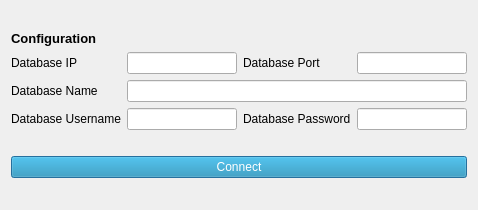
<?xml version="1.0" encoding="UTF-8"?>
<ui version="4.0">
 <class>Dialog</class>
 <widget class="QDialog" name="Dialog">
  <property name="geometry">
   <rect>
    <x>0</x>
    <y>0</y>
    <width>478</width>
    <height>210</height>
   </rect>
  </property>
  <property name="windowTitle">
   <string>Dialog</string>
  </property>
  <property name="styleSheet">
   <string notr="true">QToolTip {
    border: 1px solid #4D4D4D;
    background-color: #5A7566;
    color: white;
    padding: 0px;                /*remove padding, for fix combobox tooltip.*/
    opacity: 200;
}

QWidget {
    color: #000000;
    background-color: #E5E5E5;
    selection-background-color: #05B8CC;
    selection-color: #000000;
    background-clip: border;
    border-image: none;
    border: 0px transparent black;
    outline: 0;
}

QWidget:item:hover {
    background-color: #76797C;
    color: #000000;
}

QWidget:item:selected {
    background-color: #76797C;
}

QCheckBox {
    spacing: 5px;
    outline: none;
    color: #000000;
    margin-bottom: 2px;
}

QCheckBox:disabled {
    color: #4D4D4D;
}

QCheckBox::indicator,
QGroupBox::indicator {
    width: 18px;
    height: 18px;
}

QGroupBox::indicator {
    margin-left: 2px;
}

QCheckBox::indicator:unchecked,
QGroupBox::indicator:unchecked {
    image: url(:/qss_icons/rc/checkbox_unchecked.png);
}

QCheckBox::indicator:unchecked:hover,
QCheckBox::indicator:unchecked:focus,
QCheckBox::indicator:unchecked:pressed,
QGroupBox::indicator:unchecked:hover,
QGroupBox::indicator:unchecked:focus,
QGroupBox::indicator:unchecked:pressed {
    border: none;
    image: url(:/qss_icons/rc/checkbox_unchecked_focus.png);
}

QCheckBox::indicator:checked,
QGroupBox::indicator:checked {
    image: url(:/qss_icons/rc/checkbox_checked.png);
}

QCheckBox::indicator:checked:hover,
QCheckBox::indicator:checked:focus,
QCheckBox::indicator:checked:pressed,
QGroupBox::indicator:checked:hover,
QGroupBox::indicator:checked:focus,
QGroupBox::indicator:checked:pressed {
    border: none;
    image: url(:/qss_icons/rc/checkbox_checked_focus.png);
}

QCheckBox::indicator:indeterminate {
    image: url(:/qss_icons/rc/checkbox_indeterminate.png);
}

QCheckBox::indicator:indeterminate:focus,
QCheckBox::indicator:indeterminate:hover,
QCheckBox::indicator:indeterminate:pressed {
    image: url(:/qss_icons/rc/checkbox_indeterminate_focus.png);
}

QCheckBox::indicator:checked:disabled,
QGroupBox::indicator:checked:disabled {
    image: url(:/qss_icons/rc/checkbox_checked_disabled.png);
}

QCheckBox::indicator:unchecked:disabled,
QGroupBox::indicator:unchecked:disabled {
    image: url(:/qss_icons/rc/checkbox_unchecked_disabled.png);
}

QRadioButton {
    spacing: 5px;
    outline: none;
    color: #000000;
    margin-bottom: 2px;
}

QRadioButton:disabled {
    color: #4D4D4D;
}

QRadioButton::indicator {
    width: 21px;
    height: 21px;
}

QRadioButton::indicator:unchecked {
    image: url(:/qss_icons/rc/radio_unchecked.png);
}

QRadioButton::indicator:unchecked:hover,
QRadioButton::indicator:unchecked:focus,
QRadioButton::indicator:unchecked:pressed {
    border: none;
    outline: none;
    image: url(:/qss_icons/rc/radio_unchecked_focus.png);
}

QRadioButton::indicator:checked {
    border: none;
    outline: none;
    image: url(:/qss_icons/rc/radio_checked.png);
}

QRadioButton::indicator:checked:hover,
QRadioButton::indicator:checked:focus,
QRadioButton::indicator:checked:pressed {
    border: none;
    outline: none;
    image: url(:/qss_icons/rc/radio_checked_focus.png);
}

QRadioButton::indicator:checked:disabled {
    outline: none;
    image: url(:/qss_icons/rc/radio_checked_disabled.png);
}

QRadioButton::indicator:unchecked:disabled {
    image: url(:/qss_icons/rc/radio_unchecked_disabled.png);
}

QMenuBar {
    background-color: #E5E5E5;
    color: #000000;
}

QMenuBar::item {
    background: transparent;
}

QMenuBar::item:selected {
    background: transparent;
    border: 1px solid #4D4D4D;
}

QMenuBar::item:pressed {
    border: 1px solid #4D4D4D;
    background-color: #05B8CC;
    color: #000000;
    margin-bottom: -1px;
    padding-bottom: 1px;
}

QMenu {
    border: 1px solid #4D4D4D;
    color: #000000;
    margin: 2px;
}

QMenu::icon {
    margin: 5px;
}

QMenu::item {
    padding: 5px 30px 5px 30px;
    border: 1px solid transparent;
    /* reserve space for selection border */
}

QMenu::item:selected {
    color: #000000;
}

QMenu::separator {
    height: 2px;
    background: lightblue;
    margin-left: 10px;
    margin-right: 5px;
}

QMenu::indicator {
    width: 18px;
    height: 18px;
}


/* non-exclusive indicator = check box style indicator
   (see QActionGroup::setExclusive) */

QMenu::indicator:non-exclusive:unchecked {
    image: url(:/qss_icons/rc/checkbox_unchecked.png);
}

QMenu::indicator:non-exclusive:unchecked:selected {
    image: url(:/qss_icons/rc/checkbox_unchecked_disabled.png);
}

QMenu::indicator:non-exclusive:checked {
    image: url(:/qss_icons/rc/checkbox_checked.png);
}

QMenu::indicator:non-exclusive:checked:selected {
    image: url(:/qss_icons/rc/checkbox_checked_disabled.png);
}


/* exclusive indicator = radio button style indicator (see QActionGroup::setExclusive) */

QMenu::indicator:exclusive:unchecked {
    image: url(:/qss_icons/rc/radio_unchecked.png);
}

QMenu::indicator:exclusive:unchecked:selected {
    image: url(:/qss_icons/rc/radio_unchecked_disabled.png);
}

QMenu::indicator:exclusive:checked {
    image: url(:/qss_icons/rc/radio_checked.png);
}

QMenu::indicator:exclusive:checked:selected {
    image: url(:/qss_icons/rc/radio_checked_disabled.png);
}

QMenu::right-arrow {
    margin: 5px;
    image: url(:/qss_icons/rc/right_arrow.png)
}

QWidget:disabled {
    color: #454545;
    background-color: #E5E5E5;
}

QComboBox:disabled,
QComboBox::down-arrow:disabled {
    background-color: #FFFFFF;
    image: url(:/qss_icons/rc/right_arrow.png)
}

QAbstractItemView {
    alternate-background-color: #E5E5E5;
    color: #000000;
    border: 1px solid #3A3939;
    border-radius: 2px;
}

QWidget:focus,
QMenuBar:focus {
    border: 1px solid #05B8CC;
}

QTabWidget:focus,
QCheckBox:focus,
QRadioButton:focus,
QSlider:focus {
    border: none;
}

QLineEdit {
    background-color: #CECECE;
    padding: 5px;
    border-style: solid;
    border: 1px solid #4D4D4D;
    border-radius: 2px;
    color: #000000;
}

QAbstractItemView QLineEdit {
    padding: 0;
}

QGroupBox {
    border: 1px solid #4D4D4D;
    border-radius: 2px;
    margin-top: 20px;
}

QGroupBox::title {
    subcontrol-origin: margin;
    subcontrol-position: top center;
    padding-left: 10px;
    padding-right: 10px;
    padding-top: 10px;
}

QAbstractScrollArea {
    border-radius: 2px;
    border: 1px solid #4D4D4D;
    background-color: transparent;
}

QScrollBar:horizontal {
    height: 15px;
    margin: 3px 15px 3px 15px;
    border: 1px transparent #2A2929;
    border-radius: 4px;
    background-color: #2A2929;
}

QScrollBar::handle:horizontal {
    background-color: #605F5F;
    min-width: 5px;
    border-radius: 4px;
}

QScrollBar::add-line:horizontal {
    margin: 0px 3px 0px 3px;
    border-image: url(:/qss_icons/rc/right_arrow_disabled.png);
    width: 10px;
    height: 10px;
    subcontrol-position: right;
    subcontrol-origin: margin;
}

QScrollBar::sub-line:horizontal {
    margin: 0px 3px 0px 3px;
    border-image: url(:/qss_icons/rc/left_arrow_disabled.png);
    height: 10px;
    width: 10px;
    subcontrol-position: left;
    subcontrol-origin: margin;
}

QScrollBar::add-line:horizontal:hover,
QScrollBar::add-line:horizontal:on {
    border-image: url(:/qss_icons/rc/right_arrow.png);
    height: 10px;
    width: 10px;
    subcontrol-position: right;
    subcontrol-origin: margin;
}

QScrollBar::sub-line:horizontal:hover,
QScrollBar::sub-line:horizontal:on {
    border-image: url(:/qss_icons/rc/left_arrow.png);
    height: 10px;
    width: 10px;
    subcontrol-position: left;
    subcontrol-origin: margin;
}

QScrollBar::up-arrow:horizontal,
QScrollBar::down-arrow:horizontal {
    background: none;
}

QScrollBar::add-page:horizontal,
QScrollBar::sub-page:horizontal {
    background: none;
}

QScrollBar:vertical {
    background-color: #2A2929;
    width: 15px;
    margin: 15px 3px 15px 3px;
    border: 1px transparent #2A2929;
    border-radius: 4px;
}

QScrollBar::handle:vertical {
    background-color: #605F5F;
    min-height: 5px;
    border-radius: 4px;
}

QScrollBar::sub-line:vertical {
    margin: 3px 0px 3px 0px;
    border-image: url(:/qss_icons/rc/up_arrow_disabled.png);
    height: 10px;
    width: 10px;
    subcontrol-position: top;
    subcontrol-origin: margin;
}

QScrollBar::add-line:vertical {
    margin: 3px 0px 3px 0px;
    border-image: url(:/qss_icons/rc/down_arrow_disabled.png);
    height: 10px;
    width: 10px;
    subcontrol-position: bottom;
    subcontrol-origin: margin;
}

QScrollBar::sub-line:vertical:hover,
QScrollBar::sub-line:vertical:on {
    border-image: url(:/qss_icons/rc/up_arrow.png);
    height: 10px;
    width: 10px;
    subcontrol-position: top;
    subcontrol-origin: margin;
}

QScrollBar::add-line:vertical:hover,
QScrollBar::add-line:vertical:on {
    border-image: url(:/qss_icons/rc/down_arrow.png);
    height: 10px;
    width: 10px;
    subcontrol-position: bottom;
    subcontrol-origin: margin;
}

QScrollBar::up-arrow:vertical,
QScrollBar::down-arrow:vertical {
    background: none;
}

QScrollBar::add-page:vertical,
QScrollBar::sub-page:vertical {
    background: none;
}

QTextEdit {
    background-color: #CECECE;
    color: #000000;
    border: 1px solid #4D4D4D;
}

QPlainTextEdit {
    background-color: #CECECE;
    ;
    color: #000000;
    border-radius: 2px;
    border: 1px solid #4D4D4D;
}

QHeaderView::section {
    background-color: #4D4D4D;
    color: #000000;
    padding: 5px;
    border: 1px solid #4D4D4D;
}

QSizeGrip {
    image: url(:/qss_icons/rc/sizegrip.png);
    width: 12px;
    height: 12px;
}

QMainWindow::separator {
    background-color: #E5E5E5;
    color: white;
    padding-left: 4px;
    spacing: 2px;
    border: 1px dashed #4D4D4D;
}

QMainWindow::separator:hover {
    background-color: #787876;
    color: white;
    padding-left: 4px;
    border: 1px solid #4D4D4D;
    spacing: 2px;
}

QMenu::separator {
    height: 1px;
    background-color: #4D4D4D;
    color: white;
    padding-left: 4px;
    margin-left: 10px;
    margin-right: 5px;
}

QFrame {
    border-radius: 2px;
    border: 1px solid #4D4D4D;
}

QFrame[frameShape=&quot;0&quot;] {
    border-radius: 2px;
    border: 1px transparent #4D4D4D;
}

QStackedWidget {
    border: 1px transparent black;
}

QToolBar {
    border: 1px transparent #393838;
    background: 1px solid #E5E5E5;
    font-weight: bold;
}

QToolBar::handle:horizontal {
    image: url(:/qss_icons/rc/Hmovetoolbar.png);
}

QToolBar::handle:vertical {
    image: url(:/qss_icons/rc/Vmovetoolbar.png);
}

QToolBar::separator:horizontal {
    image: url(:/qss_icons/rc/Hsepartoolbar.png);
}

QToolBar::separator:vertical {
    image: url(:/qss_icons/rc/Vsepartoolbar.png);
}

QToolButton#qt_toolbar_ext_button {
    background: #58595a
}

QPushButton {
    color: #000000;
    background-color: #E5E5E5;
    border-width: 1px;
    border-color: #4D4D4D;
    border-style: solid;
    padding: 5px;
    border-radius: 2px;
    outline: none;
}

QPushButton:disabled {
    background-color: #E5E5E5;
    border-width: 1px;
    border-color: #454545;
    border-style: solid;
    padding-top: 5px;
    padding-bottom: 5px;
    padding-left: 10px;
    padding-right: 10px;
    border-radius: 2px;
    color: #454545;
}

QPushButton:focus {
    background-color: #05B8CC;
    color: white;
}

QPushButton:pressed {
    background-color: #05B8CC;
    padding-top: -15px;
    padding-bottom: -17px;
}

QComboBox {
    selection-background-color: #05B8CC;
    border-style: solid;
    border: 1px solid #4D4D4D;
    border-radius: 2px;
    padding: 5px;
    min-width: 75px;
}

QPushButton:checked {
    background-color: #4D4D4D;
    border-color: #6A6969;
}

QComboBox:hover,
QPushButton:hover,
QAbstractSpinBox:hover,
QLineEdit:hover,
QTextEdit:hover,
QPlainTextEdit:hover,
QAbstractView:hover,
QTreeView:hover {
    border: 1px solid #05B8CC;
    color: #000000;
}

QComboBox:on {
    padding-top: 3px;
    padding-left: 4px;
    selection-background-color: #4a4a4a;
}

QComboBox QAbstractItemView {
    background-color: #CECECE;
    border-radius: 2px;
    border: 1px solid #4D4D4D;
    selection-background-color: #76797C;
}

QComboBox::drop-down {
    subcontrol-origin: padding;
    subcontrol-position: top right;
    width: 15px;
    border-left-width: 0px;
    border-left-color: darkgray;
    border-left-style: solid;
    border-top-right-radius: 3px;
    border-bottom-right-radius: 3px;
}

QComboBox::down-arrow {
    image: url(:/qss_icons/rc/down_arrow_disabled.png);
}

QComboBox::down-arrow:on,
QComboBox::down-arrow:hover,
QComboBox::down-arrow:focus {
    image: url(:/qss_icons/rc/down_arrow.png);
}

QAbstractSpinBox {
    padding: 5px;
    border: 1px solid #4D4D4D;
    background-color: #CECECE;
    color: #000000;
    border-radius: 2px;
    min-width: 75px;
}

QAbstractSpinBox:up-button {
    background-color: transparent;
    subcontrol-origin: border;
    subcontrol-position: center right;
}

QAbstractSpinBox:down-button {
    background-color: transparent;
    subcontrol-origin: border;
    subcontrol-position: center left;
}

QAbstractSpinBox::up-arrow,
QAbstractSpinBox::up-arrow:disabled,
QAbstractSpinBox::up-arrow:off {
    image: url(:/qss_icons/rc/up_arrow_disabled.png);
    width: 10px;
    height: 10px;
}

QAbstractSpinBox::up-arrow:hover {
    image: url(:/qss_icons/rc/up_arrow.png);
}

QAbstractSpinBox::down-arrow,
QAbstractSpinBox::down-arrow:disabled,
QAbstractSpinBox::down-arrow:off {
    image: url(:/qss_icons/rc/down_arrow_disabled.png);
    width: 10px;
    height: 10px;
}

QAbstractSpinBox::down-arrow:hover {
    image: url(:/qss_icons/rc/down_arrow.png);
}

QLabel {
    border: 0px solid black;
}

QTabWidget {
    border: 0px transparent black;
}

QTabWidget::pane {
    border: 1px solid #4D4D4D;
    padding: 5px;
    margin: 0px;
}

QTabWidget::tab-bar {
    /* left: 5px; move to the right by 5px */
}

QTabBar {
    qproperty-drawBase: 0;
    border-radius: 3px;
}

QTabBar:focus {
    border: 0px transparent black;
}

QTabBar::close-button {
    image: url(:/qss_icons/rc/close.png);
    background: transparent;
}

QTabBar::close-button:hover {
    image: url(:/qss_icons/rc/close-hover.png);
    background: transparent;
}

QTabBar::close-button:pressed {
    image: url(:/qss_icons/rc/close-pressed.png);
    background: transparent;
}


/* TOP TABS */

QTabBar::tab:top {
    color: #000000;
    border: 1px solid #4D4D4D;
    border-bottom: 1px transparent black;
    background-color: #E5E5E5;
    padding: 5px;
    min-width: 50px;
    border-top-left-radius: 2px;
    border-top-right-radius: 2px;
}

QTabBar::tab:top:selected {
    color: #000000;
    background-color: #54575B;
    border: 1px solid #4D4D4D;
    border-bottom: 2px solid #05B8CC;
    border-top-left-radius: 2px;
    border-top-right-radius: 2px;
}

QTabBar::tab:top:!selected:hover {
    background-color: #05B8CC;
}


/* BOTTOM TABS */

QTabBar::tab:bottom {
    color: #000000;
    border: 1px solid #4D4D4D;
    border-top: 1px transparent black;
    background-color: #E5E5E5;
    padding: 5px;
    border-bottom-left-radius: 2px;
    border-bottom-right-radius: 2px;
    min-width: 50px;
}

QTabBar::tab:bottom:selected {
    color: #000000;
    background-color: #54575B;
    border: 1px solid #4D4D4D;
    border-top: 2px solid #05B8CC;
    border-bottom-left-radius: 2px;
    border-bottom-right-radius: 2px;
}

QTabBar::tab:bottom:!selected:hover {
    background-color: #05B8CC;
}


/* LEFT TABS */

QTabBar::tab:left {
    color: #000000;
    border: 1px solid #4D4D4D;
    border-left: 1px transparent black;
    background-color: #E5E5E5;
    padding: 5px;
    border-top-right-radius: 2px;
    border-bottom-right-radius: 2px;
    min-height: 50px;
}

QTabBar::tab:left:selected {
    color: #000000;
    background-color: #54575B;
    border: 1px solid #4D4D4D;
    border-left: 2px solid #05B8CC;
    border-top-right-radius: 2px;
    border-bottom-right-radius: 2px;
}

QTabBar::tab:left:!selected:hover {
    background-color: #05B8CC;
}


/* RIGHT TABS */

QTabBar::tab:right {
    color: #000000;
    border: 1px solid #4D4D4D;
    border-right: 1px transparent black;
    background-color: #E5E5E5;
    padding: 5px;
    border-top-left-radius: 2px;
    border-bottom-left-radius: 2px;
    min-height: 50px;
}

QTabBar::tab:right:selected {
    color: #000000;
    background-color: #54575B;
    border: 1px solid #4D4D4D;
    border-right: 2px solid #05B8CC;
    border-top-left-radius: 2px;
    border-bottom-left-radius: 2px;
}

QTabBar::tab:right:!selected:hover {
    background-color: #05B8CC;
}

QTabBar QToolButton::right-arrow:enabled {
    image: url(:/qss_icons/rc/right_arrow.png);
}

QTabBar QToolButton::left-arrow:enabled {
    image: url(:/qss_icons/rc/left_arrow.png);
}

QTabBar QToolButton::right-arrow:disabled {
    image: url(:/qss_icons/rc/right_arrow_disabled.png);
}

QTabBar QToolButton::left-arrow:disabled {
    image: url(:/qss_icons/rc/left_arrow_disabled.png);
}

QDockWidget {
    background: #E5E5E5;
    border: 1px solid #403F3F;
    titlebar-close-icon: url(:/qss_icons/rc/close.png);
    titlebar-normal-icon: url(:/qss_icons/rc/undock.png);
}

QDockWidget::close-button,
QDockWidget::float-button {
    border: 1px solid transparent;
    border-radius: 2px;
    background: transparent;
}

QDockWidget::close-button:hover,
QDockWidget::float-button:hover {
    background: rgba(255, 255, 255, 10);
}

QDockWidget::close-button:pressed,
QDockWidget::float-button:pressed {
    padding: 1px -1px -1px 1px;
    background: rgba(255, 255, 255, 10);
}

QTreeView,
QListView {
    border: 1px solid #4D4D4D;
    background-color: #CECECE;
}

QTreeView:branch:selected,
QTreeView:branch:hover {
    background: url(:/qss_icons/rc/transparent.png);
}

QTreeView::branch:has-siblings:!adjoins-item {
    border-image: url(:/qss_icons/rc/transparent.png);
}

QTreeView::branch:has-siblings:adjoins-item {
    border-image: url(:/qss_icons/rc/transparent.png);
}

QTreeView::branch:!has-children:!has-siblings:adjoins-item {
    border-image: url(:/qss_icons/rc/transparent.png);
}

QTreeView::branch:has-children:!has-siblings:closed,
QTreeView::branch:closed:has-children:has-siblings {
    image: url(:/qss_icons/rc/branch_closed.png);
}

QTreeView::branch:open:has-children:!has-siblings,
QTreeView::branch:open:has-children:has-siblings {
    image: url(:/qss_icons/rc/branch_open.png);
}

QTreeView::branch:has-children:!has-siblings:closed:hover,
QTreeView::branch:closed:has-children:has-siblings:hover {
    image: url(:/qss_icons/rc/branch_closed-on.png);
}

QTreeView::branch:open:has-children:!has-siblings:hover,
QTreeView::branch:open:has-children:has-siblings:hover {
    image: url(:/qss_icons/rc/branch_open-on.png);
}

QListView::item:!selected:hover,
QTreeView::item:!selected:hover {
    background: #76797C;
    outline: 0;
    color: #000000
}

QListView::item:selected:hover,
QTreeView::item:selected:hover {
    background: #287399;
    color: #000000;
}

QTreeView::indicator:checked,
QListView::indicator:checked {
    image: url(:/qss_icons/rc/checkbox_checked.png);
}

QTreeView::indicator:unchecked,
QListView::indicator:unchecked {
    image: url(:/qss_icons/rc/checkbox_unchecked.png);
}

QTreeView::indicator:indeterminate,
QListView::indicator:indeterminate {
    image: url(:/qss_icons/rc/checkbox_indeterminate.png);
}

QTreeView::indicator:checked:hover,
QTreeView::indicator:checked:focus,
QTreeView::indicator:checked:pressed,
QListView::indicator:checked:hover,
QListView::indicator:checked:focus,
QListView::indicator:checked:pressed {
    image: url(:/qss_icons/rc/checkbox_checked_focus.png);
}

QTreeView::indicator:unchecked:hover,
QTreeView::indicator:unchecked:focus,
QTreeView::indicator:unchecked:pressed,
QListView::indicator:unchecked:hover,
QListView::indicator:unchecked:focus,
QListView::indicator:unchecked:pressed {
    image: url(:/qss_icons/rc/checkbox_unchecked_focus.png);
}

QTreeView::indicator:indeterminate:hover,
QTreeView::indicator:indeterminate:focus,
QTreeView::indicator:indeterminate:pressed,
QListView::indicator:indeterminate:hover,
QListView::indicator:indeterminate:focus,
QListView::indicator:indeterminate:pressed {
    image: url(:/qss_icons/rc/checkbox_indeterminate_focus.png);
}

QSlider::groove:horizontal {
    border: 1px solid #565a5e;
    height: 4px;
    background: #565a5e;
    margin: 0px;
    border-radius: 2px;
}

QSlider::handle:horizontal {
    background: #CECECE;
    border: 1px solid #565a5e;
    width: 16px;
    height: 16px;
    margin: -8px 0;
    border-radius: 9px;
}

QSlider::sub-page:horizontal {
    border: 1px solid #565a5e;
    height: 4px;
    background: #05B8CC;
    margin: 0px;
    border-radius: 2px;
}

QSlider::groove:vertical {
    border: 1px solid #565a5e;
    width: 4px;
    background: #565a5e;
    margin: 0px;
    border-radius: 3px;
}

QSlider::handle:vertical {
    background: #CECECE;
    border: 1px solid #565a5e;
    width: 16px;
    height: 16px;
    margin: 0 -8px;
    border-radius: 9px;
}

QSlider::sub-page:vertical {
    border: 1px solid #565a5e;
    width: 4px;
    background: #05B8CC;
    margin: 0px;
    border-radius: 3px;
}

QToolButton {
    background-color: transparent;
    border: 1px transparent #4D4D4D;
    border-radius: 2px;
    margin: 3px;
    padding: 5px;
}

QToolButton[popupMode=&quot;1&quot;] {
    /* only for MenuButtonPopup */
    padding-right: 20px;
    /* make way for the popup button */
    border: 1px #4D4D4D;
    border-radius: 5px;
}

QToolButton[popupMode=&quot;2&quot;] {
    /* only for InstantPopup */
    padding-right: 10px;
    /* make way for the popup button */
    border: 1px #4D4D4D;
}

QToolButton:hover,
QToolButton::menu-button:hover {
    background-color: transparent;
    border: 1px solid #05B8CC;
    padding: 5px;
}

QToolButton:checked,
QToolButton:pressed,
QToolButton::menu-button:pressed {
    background-color: #05B8CC;
    border: 1px solid #05B8CC;
    padding: 5px;
}


/* the subcontrol below is used only in the InstantPopup or DelayedPopup mode */

QToolButton::menu-indicator {
    image: url(:/qss_icons/rc/down_arrow.png);
    top: -7px;
    left: -2px;
    /* shift it a bit */
}


/* the subcontrols below are used only in the MenuButtonPopup mode */

QToolButton::menu-button {
    border: 1px transparent #4D4D4D;
    border-top-right-radius: 6px;
    border-bottom-right-radius: 6px;
    /* 16px width + 4px for border = 20px allocated above */
    width: 16px;
    outline: none;
}

QToolButton::menu-arrow {
    image: url(:/qss_icons/rc/down_arrow.png);
}

QToolButton::menu-arrow:open {
    border: 1px solid #4D4D4D;
}

QPushButton::menu-indicator {
    subcontrol-origin: padding;
    subcontrol-position: bottom right;
    bottom: 5px;
}

QTableView {
    border: 1px solid #4D4D4D;
    gridline-color: #E5E5E5;
    background-color: #CECECE;
}

QTableView,
QHeaderView {
    border-radius: 0px;
}

QTableView::item:pressed,
QListView::item:pressed,
QTreeView::item:pressed {
    background: #76797C;
    color: #000000;
}

QTableView::item:selected:active,
QTreeView::item:selected:active,
QListView::item:selected:active {
    background: #287399;
    color: #000000;
}

QHeaderView {
    background-color: #E5E5E5;
    border: 1px transparent;
    border-radius: 0px;
    margin: 0px;
    padding: 0px;
}

QHeaderView::section {
    background-color: #E5E5E5;
    color: #000000;
    padding: 5px;
    border: 1px solid #4D4D4D;
    border-radius: 0px;
    text-align: center;
}

QHeaderView::section::vertical::first,
QHeaderView::section::vertical::only-one {
    border-top: 1px solid #4D4D4D;
}

QHeaderView::section::vertical {
    border-top: transparent;
}

QHeaderView::section::horizontal::first,
QHeaderView::section::horizontal::only-one {
    border-left: 1px solid #4D4D4D;
}

QHeaderView::section::horizontal {
    border-left: transparent;
}

QHeaderView::section:checked {
    color: white;
    background-color: #334e5e;
}


/* style the sort indicator */

QHeaderView::down-arrow {
    image: url(:/qss_icons/rc/down_arrow.png);
}

QHeaderView::up-arrow {
    image: url(:/qss_icons/rc/up_arrow.png);
}

QTableCornerButton::section {
    background-color: #E5E5E5;
    border: 1px transparent #4D4D4D;
    border-radius: 0px;
}

QToolBox {
    padding: 5px;
    border: 1px transparent black;
}

QToolBox::tab {
    color: #000000;
    background-color: #E5E5E5;
    border: 1px solid #4D4D4D;
    border-bottom: 1px transparent #E5E5E5;
    border-top-left-radius: 5px;
    border-top-right-radius: 5px;
}

QToolBox::tab:selected {
    /* italicize selected tabs */
    font: italic;
    background-color: #E5E5E5;
    border-color: #05B8CC;
}

QStatusBar::item {
    border: 0px transparent dark;
}

QFrame[height=&quot;3&quot;],
QFrame[width=&quot;3&quot;] {
    background-color: #4D4D4D;
}

QSplitter::handle {
    border: 1px dashed #4D4D4D;
}

QSplitter::handle:hover {
    background-color: #787876;
    border: 1px solid #4D4D4D;
}

QSplitter::handle:horizontal {
    width: 1px;
}

QSplitter::handle:vertical {
    height: 1px;
}

QProgressBar {
    border: 1px solid #4D4D4D;
    border-radius: 5px;
    text-align: center;
}

QProgressBar::chunk {
    background-color: #05B8CC;
    border-radius: 5px;
}

QDateEdit {
    selection-background-color: #05B8CC;
    border-style: solid;
    border: 1px solid #3375A3;
    border-radius: 2px;
    padding: 1px;
    min-width: 75px;
}

QDateEdit:on {
    padding-top: 3px;
    padding-left: 4px;
    selection-background-color: #4a4a4a;
}

QDateEdit QAbstractItemView {
    background-color: #CECECE;
    border-radius: 2px;
    border: 1px solid #3375A3;
    selection-background-color: #05B8CC;
}

QDateEdit::drop-down {
    subcontrol-origin: padding;
    subcontrol-position: top right;
    width: 15px;
    border-left-width: 0px;
    border-left-color: darkgray;
    border-left-style: solid;
    border-top-right-radius: 3px;
    border-bottom-right-radius: 3px;
}

QDateEdit::down-arrow {
    image: url(:/qss_icons/rc/down_arrow_disabled.png);
}

QDateEdit::down-arrow:on,
QDateEdit::down-arrow:hover,
QDateEdit::down-arrow:focus {
    image: url(:/qss_icons/rc/down_arrow.png);
}</string>
  </property>
  <layout class="QGridLayout" name="gridLayout_2">
   <item row="1" column="0">
    <widget class="QPushButton" name="buttonBox">
     <property name="styleSheet">
      <string notr="true">QPushButton {
color: rgb(255, 255, 255);
background-color:#1c8ab5;
}

QPushButton:hover {
background-color: #1c63b5;
}

QPushButton:disabled {
    background-color: #808080;
	color: #454545;
}</string>
     </property>
     <property name="text">
      <string>Connect</string>
     </property>
    </widget>
   </item>
   <item row="0" column="0">
    <layout class="QGridLayout" name="gridLayout">
     <item row="1" column="3">
      <widget class="QLineEdit" name="portLineEdit">
       <property name="text">
        <string/>
       </property>
      </widget>
     </item>
     <item row="3" column="3">
      <widget class="QLineEdit" name="passLineEdit">
       <property name="text">
        <string/>
       </property>
       <property name="echoMode">
        <enum>QLineEdit::Password</enum>
       </property>
      </widget>
     </item>
     <item row="1" column="0">
      <widget class="QLabel" name="label_4">
       <property name="text">
        <string>Database IP</string>
       </property>
      </widget>
     </item>
     <item row="3" column="1">
      <widget class="QLineEdit" name="userLineEdit">
       <property name="text">
        <string/>
       </property>
      </widget>
     </item>
     <item row="1" column="2">
      <widget class="QLabel" name="label_5">
       <property name="text">
        <string>Database Port</string>
       </property>
      </widget>
     </item>
     <item row="3" column="0">
      <widget class="QLabel" name="label_7">
       <property name="text">
        <string>Database Username</string>
       </property>
      </widget>
     </item>
     <item row="3" column="2">
      <widget class="QLabel" name="label_6">
       <property name="text">
        <string>Database Password</string>
       </property>
      </widget>
     </item>
     <item row="1" column="1">
      <widget class="QLineEdit" name="ipLineEdit">
       <property name="text">
        <string/>
       </property>
      </widget>
     </item>
     <item row="2" column="0">
      <widget class="QLabel" name="label_8">
       <property name="text">
        <string>Database Name</string>
       </property>
      </widget>
     </item>
     <item row="2" column="1" colspan="3">
      <widget class="QLineEdit" name="dbNameLineEdit">
       <property name="text">
        <string/>
       </property>
      </widget>
     </item>
     <item row="0" column="0" colspan="4">
      <widget class="QLabel" name="label">
       <property name="sizePolicy">
        <sizepolicy hsizetype="Minimum" vsizetype="Fixed">
         <horstretch>0</horstretch>
         <verstretch>0</verstretch>
        </sizepolicy>
       </property>
       <property name="font">
        <font>
         <pointsize>10</pointsize>
         <weight>75</weight>
         <bold>true</bold>
        </font>
       </property>
       <property name="text">
        <string>Configuration</string>
       </property>
      </widget>
     </item>
    </layout>
   </item>
  </layout>
 </widget>
 <tabstops>
  <tabstop>ipLineEdit</tabstop>
  <tabstop>portLineEdit</tabstop>
  <tabstop>dbNameLineEdit</tabstop>
  <tabstop>userLineEdit</tabstop>
  <tabstop>passLineEdit</tabstop>
 </tabstops>
 <resources/>
 <connections/>
</ui>
